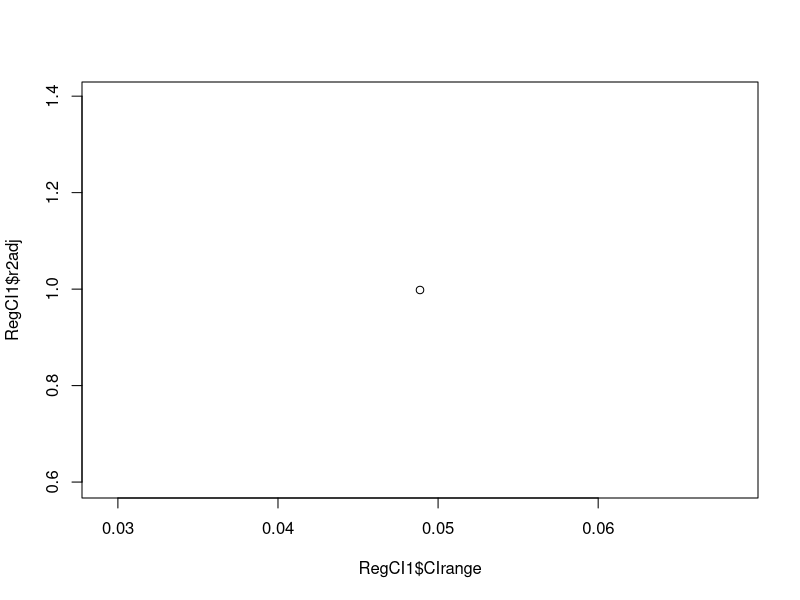
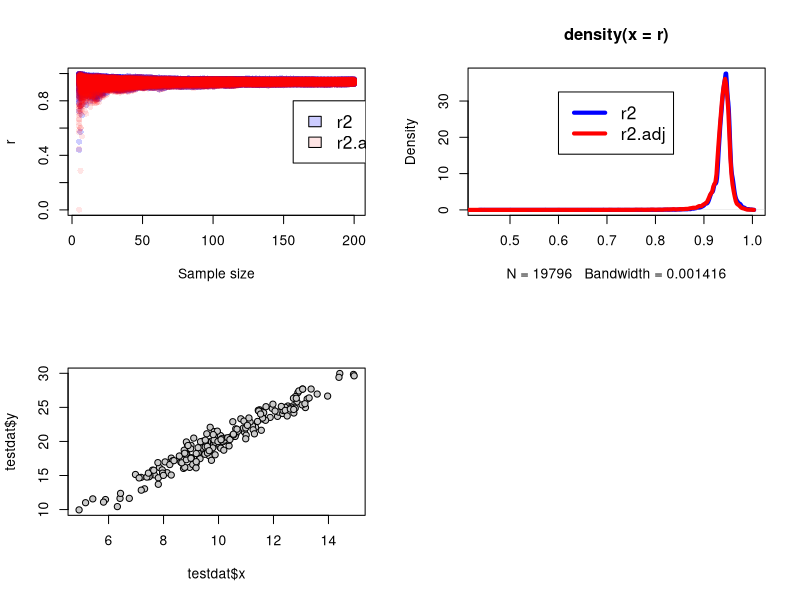
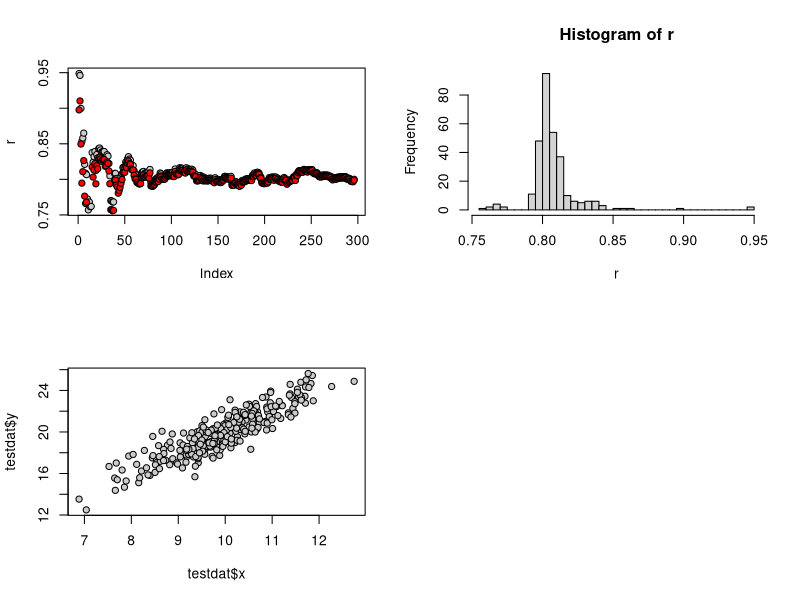
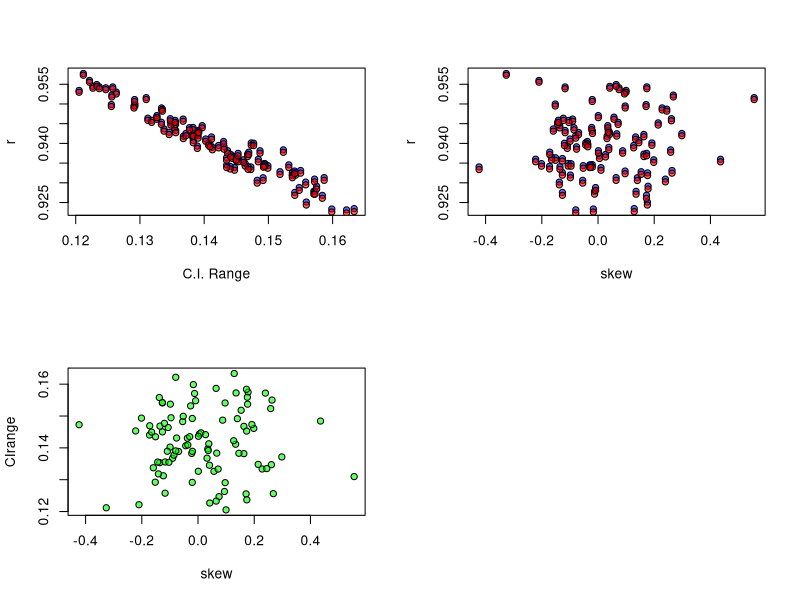
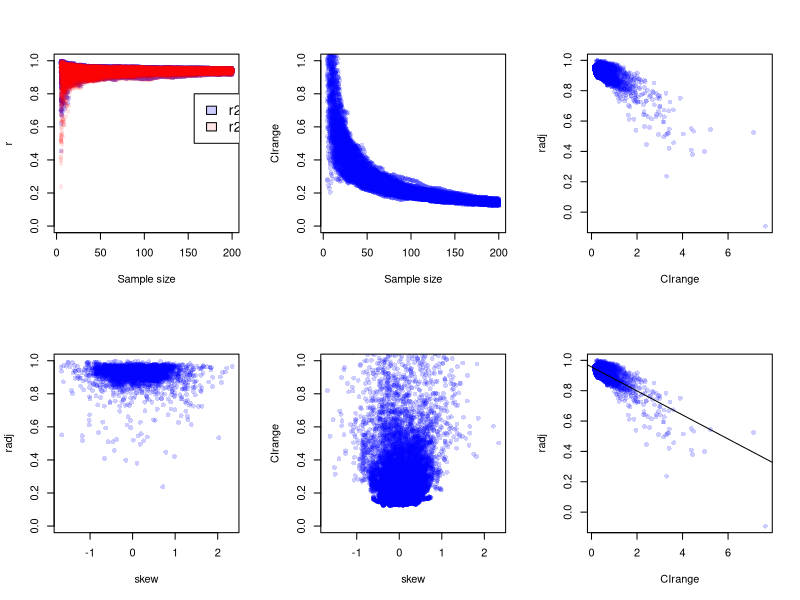

R code for these plots, in order: (Note: this script raises an error after producing the figures.)
rm(list=ls())


Skew  <-  function(x) {
    n  <-  length(x)
    (n/((n-1)*(n-2))) * sum(((x-mean(x))/sd(x))^3)
}

makedata <- function(n, b0=0.1, b1=2, sd.x = 1, sd.e = 0.1) {
    x <- rnorm(n, mean=10,sd=sd.x)
    e <- rnorm(n, sd=sd.e)
    y <- b0 + b1*x + e
    list(
        'y'          = y,
        'x'          = x
    )
}

doReg <- function(y, x) {
    X           <-  matrix(cbind(1, x), ncol=2)
    bHat        <-  (solve(t(X) %*% X)) %*% t(X) %*% y
    yHat        <-  X %*% bHat
    sigmaHatUb  <-  sum((y - (X %*% bHat))^2) / (length(y) - 2)
    stdResid    <-  (y - yHat) / sqrt(sigmaHatUb)
    r2          <- 1 - ((sum((y - yHat)^2)) / (sum((y - mean(y))^2)))
    r2adj       <- r2 - (1 - r2) * (2/(length(x) - 2 - 1))
    list(
        'y'          = y,
        'x'          = x,
        'bHat'       = bHat,
        'yHat'       = yHat,
        'sigmaHatUb' = sigmaHatUb,
        'stdResid'   = stdResid,
        'r2'         = r2,
        'r2adj'      = r2adj
    )
}





doRegCI <- function(y, x) {
X           <-  matrix(cbind(1, x), ncol=2)
    bHat        <-  (solve(t(X) %*% X)) %*% t(X) %*% y
    yHat        <-  X %*% bHat
    sigmaHatUb  <-  sum((y - yHat)^2) / (length(y) - 2)
    vcov        <-  sigmaHatUb * (solve(t(X) %*% X))
    b1.CI       <-  bHat[2,] + qt(c(0.025,0.975),df=(length(x)-2))*sqrt(diag(vcov))[2]
    CIrange     <-  b1.CI[2] - b1.CI[1]
    stdResid    <-  (y - yHat) / sqrt(sigmaHatUb)
    r2          <-  1 - ((sum((y - yHat)^2)) / (sum((y - mean(y))^2)))
    r2adj       <-  r2 - (1 - r2) * (2/(length(x) - 2 - 1))
    skew        <-  Skew(stdResid) 
    list(
        'y'          = y,
        'x'          = x,
        'bHat'       = bHat,
        'yHat'       = yHat,
        'sigmaHatUb' = sigmaHatUb,
        'vcov'       = vcov,
        'b1.CI'      = b1.CI,
        'CIrange'    = CIrange,
        'stdResid'   = stdResid,
        'r2'         = r2,
        'r2adj'      = r2adj,
        'skew'       = skew
    )
}



data <- makedata(50)
Reg1 <- doReg(data$y, data$x)
RegCI1 <- doRegCI(data$y, data$x)
lm1 <- lm(data$y ~ data$x)
vcov(lm1)
summary(lm1)
confint(lm1)
RegCI1$b1.CI
RegCI1$CIrange



plot(RegCI1$r2adj ~ RegCI1$CIrange)



        


col1 <- adjustcolor('blue', alpha=0.2)
col2 <- adjustcolor('red', alpha=0.1)



##  SIMULATIONS EXAMINING RELATIONS BETWEEN r2, r2adj ~ sample size  ##
r <- c()
radj <- c()

for (j in 0:100) {
    testdat <- makedata(n=200, sd.x = 2, sd.e = 1)
    ns <- c(5:length(testdat$x))
    for (i in 1:length(ns)) {
        reg <- doReg(testdat$y[1:ns[i]], testdat$x[1:ns[i]])
        r[(j*length(ns))+i]    <- reg$r2
        radj[(j*length(ns))+i] <- reg$r2adj
    }
}

par(mfrow=c(2,2))
plot(r~rep(ns,times=101), ylim=c(0,1), pch=21, col=NA, bg=col1, xlab="Sample size")
points(radj~rep(ns,times=101), pch=21, col=NA, bg=col2)
legend(x=(length(ns)*0.8), y=0.8,c("r2", "r2.adj"), cex=1.25, pch=21, col=NA, fill=c(col1,col2))
plot(density(r), type='l', lwd=4, col="blue")
lines(density(radj), lwd=4, col="red")
legend(x=0.6, y=(max(density(radj)$y *0.9)),c("r2", "r2.adj"), cex=1.25, lty=1, lwd=4, col=c("blue","red"))
plot(testdat$y~testdat$x, pch=21, bg="grey80")




par(mfrow=c(2,2))
r <- c()
radj <- c()
testdat <- makedata(n=300, sd.e = 1)
ns <- c(5:length(testdat$x))
for (i in 1:length(ns)) {
    reg <- doReg(testdat$y[1:ns[i]], testdat$x[1:ns[i]])
    r[i]    <- reg$r2
    radj[i] <- reg$r2adj
}


plot(r, pch=21, bg='grey80')
points(radj, pch=21, bg='red')
hist(r, breaks=40)
plot(testdat$y ~ testdat$x, pch=21, bg="grey80")












##  SIMULATIONS exploring the relation between CIrange and r2  ##
skew <- c()
r <- c()
radj <- c()
CIrange <- c()
for (i in 1:100) {
    testdat <- makedata(n=200, sd.x = 2, sd.e = 1)
    reg <- doRegCI(testdat$y, testdat$x)
    skew[i] <- reg$skew
    r[i]    <- reg$r2
    radj[i] <- reg$r2adj
    CIrange[i]    <- reg$CIrange
}


col1 <- adjustcolor('blue', alpha=0.6)
col2 <- adjustcolor('red', alpha=0.6)
col3 <- adjustcolor('green', alpha=0.6)

par(mfrow=c(2,2))
plot(r~CIrange,  pch=21, col=1, bg=col1, xlab="C.I. Range")
points(radj~CIrange, pch=21, col=1, bg=col2)

plot(r~skew,  pch=21, col=1, bg=col1, xlab="skew")
points(radj~skew, pch=21, col=1, bg=col2)
plot(CIrange~skew, pch=21, col=1, bg=col3)

summary(lm(radj~CIrange))



col1 <- adjustcolor('blue', alpha=0.2)
col2 <- adjustcolor('red', alpha=0.1)

skew <- c()
r <- c()
radj <- c()
CIrange <- c()
for (j in 0:100) {
    testdat <- makedata(n=200, sd.x = 2, sd.e = 1)
    ns <- c(5:length(testdat$x))
    for (i in 1:length(ns)) {
        reg <- doRegCI(testdat$y[1:ns[i]], testdat$x[1:ns[i]])
        r[(j*length(ns))+i]    <- reg$r2
        radj[(j*length(ns))+i] <- reg$r2adj
        CIrange[(j*length(ns))+i]    <- reg$CIrange
        skew[(j*length(ns))+i]    <- reg$skew
    }
}


par(mfrow=c(2,3))
plot(r~rep(ns,times=101), ylim=c(0,1), pch=21, col=NA, bg=col1, xlab="Sample size")
points(radj~rep(ns,times=101), pch=21, col=NA, bg=col2)
legend(x=(length(ns)*0.8), y=0.8,c("r2", "r2.adj"), cex=1.25, pch=21, col=NA, fill=c(col1,col2))
plot(CIrange~rep(ns,times=101), ylim=c(0,1), pch=21, col=NA, bg=col1, xlab="Sample size")
plot(radj~CIrange, pch=21, col=NA, bg=col1, xlab="CIrange")
plot(radj~skew, ylim=c(0,1), pch=21, col=NA, bg=col1, xlab="skew")
plot(CIrange~skew, ylim=c(0,1), pch=21, col=NA, bg=col1, xlab="skew")

lm1 <- lm(radj~CIrange)
summary(lm1)
plot(radj~CIrange, pch=21, col=NA, bg=col1, xlab="CIrange")
abline(reg=lm1)






        sigmaHatUb  <-  sum((y - (X %*% bHat))^2)/(length(y) - 2)
        vcov        <-  sigmaHatUb * (solve(t(X) %*% diag(w) %*% X))
        b1.CI       <-  bHat[2,] + qt(c(0.025,0.975),df=(length(x)-2))*sqrt(diag(vcov))[2]
        stdResid    <-  (y - yHat) / sqrt(sigmaHatUb)
        r2          <-  1 - ((sum((y - yHat)^2)) / (sum((y - mean(y))^2)))
        r2adj       <- r2 - (1 - r2) * (2/(length(x) - 2 - 1))
